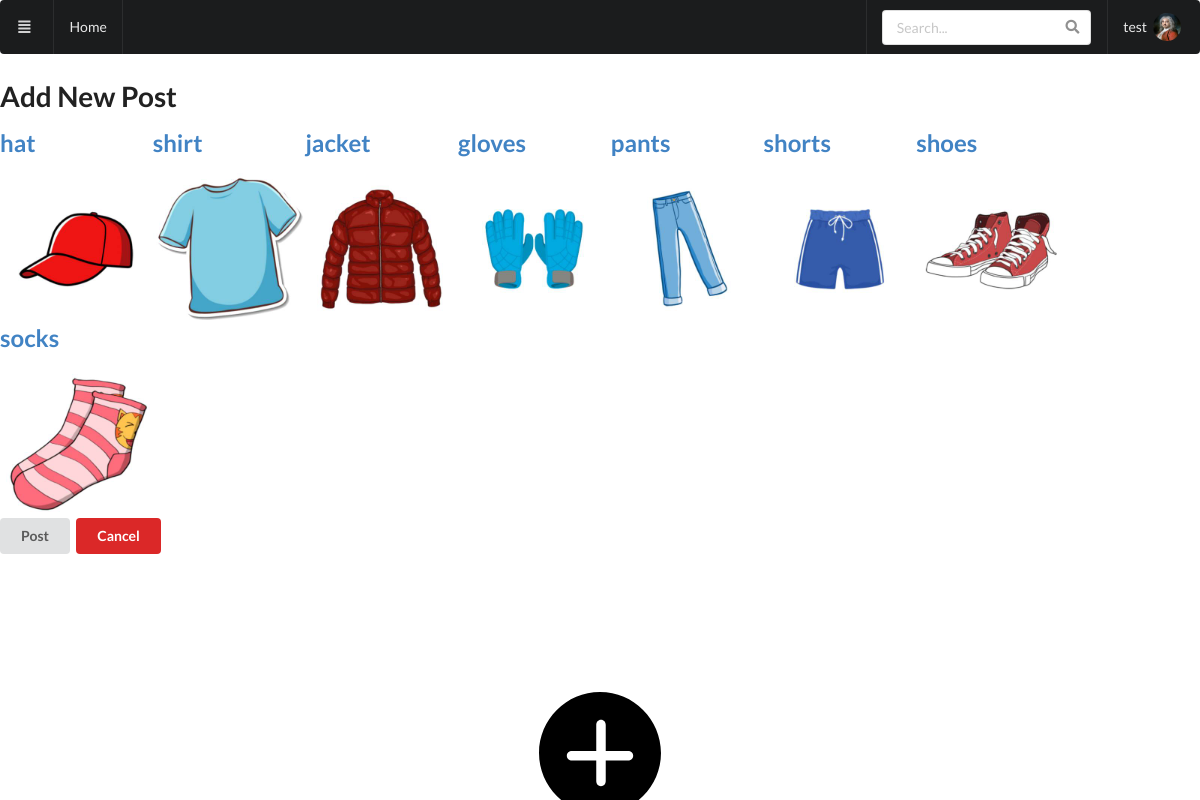
Screenshot of /addPost (signed in) with the database file from the repository.
### codemodules/models.py (models this page shows, shortened)
class UserModel(db.Model,UserMixin):
    id = db.Column(db.Integer, primary_key=True)
    name = db.Column(db.String(120), nullable=False)
    username = db.Column(db.String(50), nullable=False, unique=True)
    email = db.Column(db.String(120), nullable=False, unique=True)
    bio = db.Column(db.String(400), nullable=False,default="")
    profile_picture = db.Column(db.String(400),default="n/a")
    date_added = db.Column(db.DateTime,default=datetime.utcnow())
    password_hash = db.Column(db.String(128), nullable=False)
    clothings = db.relationship("ClothingModel",backref="user")
    posts = db.relationship("PostModel",backref="user")

### run.py (the view)
@app.route("/addPost",methods=["GET","POST"])
@login_required
def addPost():
    if session.get("Post") == None:
        session['Post'] = {"hat":0 ,"shirt":0,"jacket":0,"gloves":0,"pants":0,"shorts":0,"shoes":0,"socks":0}
    types = ["hat","shirt","jacket","gloves","pants","shorts","shoes","socks"]
    clothingDict = {}
    post = session['Post']
    for type,id in post.items():
        if id !=0:
            clothingDict[type] = ClothingModel().query.get(id)
        else:
            clothingDict[type] = 0
    return render_template("addPost.html",types=types,post=clothingDict)

### run.py (called while the page is built)
@login_manager.user_loader
def load_user(user_id):
    return UserModel.query.get(int(user_id))

### templates/addPost.html (shortened to what this page needs)
{% extends "base.html" %}
{% block content %}
    <h1>Add New Post</h1>
    <div>
        <div>
            {% for item in types%}
            <a href="/selectCloting/{{item}}" class="ui small image">
                <h2>{{item}}</h2>
                {% if post[item] == None or post[item] == 0%}
                    <img src="{{ url_for('static', filename='img/'+item+'.jpg') }}">
                {% else %}
                    <img src="{{ url_for('static', filename='clothes_images/'+post[item].image_link) }}" width="200">
                {% endif %}
              </a>
            {% endfor %}
        </div>
        <a class="ui posative button" href="/publishPost">Post</a>
        <a class="ui negative button" href="/">Cancel</a>
    </div>
{% endblock content %}

### templates/base.html (shortened to what this page needs)
<!DOCTYPE html>
<html lang="en">
<head>
    <link rel="stylesheet" type="text/css" href="{{url_for('static', filename='semantic_ui/semantic.min.css')}}">
    <link rel="stylesheet" href="{{url_for('static', filename='css/styles.css') }}">
</head>
<header class="ui">
    <div class="ui sticky inverted menu">
        <button1 class="item">
            <i class="align justify icon"></i>
        </button1>
        <a class="item" href="{{ url_for('index') }}">Home</a>
        <div class="right menu">
            <div class="item">
                <form class="ui icon input" id="search" >
                        <input type="text" placeholder="Search..." id='searchText'>
                </form>
            </div>
                {% if current_user.is_authenticated%}
                    <a class="item avatar image" href="{{ url_for('dashboard') }}">{{current_user.username}} &nbsp;
                    {% if current_user.profile_picture == "n/a" %}
                        <img class="ui avatar image" src="{{ url_for('static', filename='img/default_profile_pic.jpg') }}"  width="200">
                    {% else %}
                        <img class="ui avatar image" src="{{ url_for('static', filename='profile_data/'+current_user.id|string() + '_' + current_user.username+'/'+ current_user.profile_picture) }}"  width="200">
                    {% endif %}</a>
                {% endif %}
            </div>
        </div>
</header>
<body class="ui active tab">
    {% block content %}
    {% endblock content %}
    <footer class="ui">
        <div class="ui column center aligned page grid">
            <a href="/postMenu" class="ui small image">
                <img src="static/img/plus-icon.svg">
              </a>
    </footer>
</body>
</html>

### static/css/styles.css (style rules this page uses)
body { margin: 0px; }
footer { position: fixed; left: 0; bottom: 0; width: 100%; text-align: center }

### rows the page displays
UserModel: username "test", id+username+profile_picture (picture)

### other values shown
{{ item }} "hat" "shirt" "jacket" "gloves" "pants" "shorts" "shoes" "socks"
